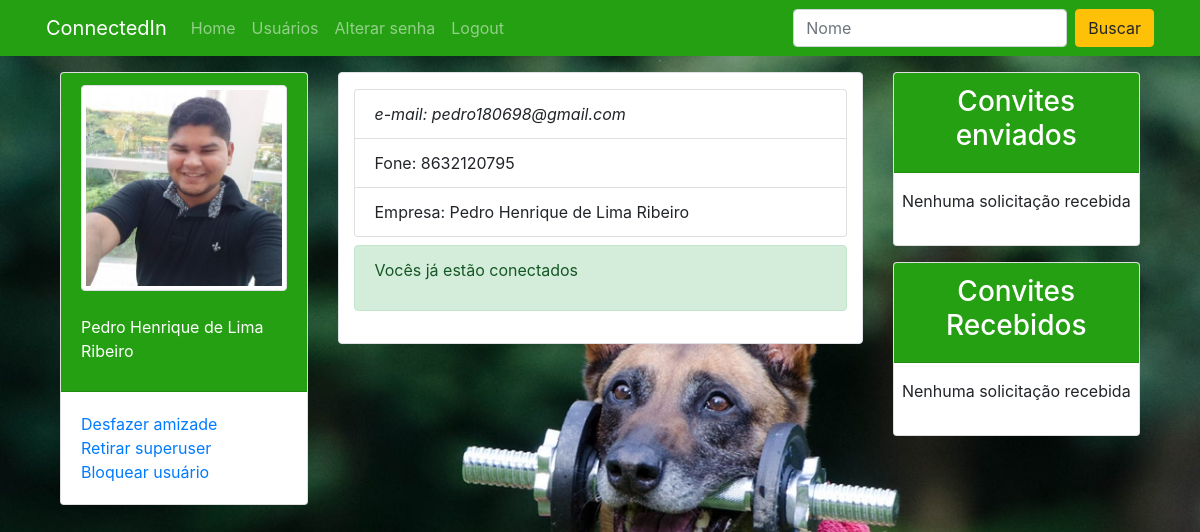
Screenshot of /perfil/19/ (signed in) with the database file from the repository.
### perfis/models.py (models this page shows, shortened)
class Perfil(models.Model):
    nome = models.CharField(max_length=255, null=False)
    telefone = models.CharField(max_length=15, null= False)
    nome_empresa = models.CharField(max_length=255, null=False)
    imagem_perfil = models.ImageField(null=True, blank=True, upload_to='uploads/fotoperfil/')
    imagem_capa = models.ImageField(null=True, blank=True, upload_to='uploads/fotocapa/')
    cor = models.CharField(max_length=10, default='#455A64')
    contatos = models.ManyToManyField('self')
    usuario = models.OneToOneField(User, related_name='perfil', on_delete=models.CASCADE)
    @property
    def email(self):
        return self.usuario.email

### perfis/views.py (the view)
# urls.py: path('perfil/<int:perfil_id>/', views.exibir_perfil, name='exibir'),
@login_required(login_url='login')
def exibir_perfil(request, perfil_id):
    dados = {}
    dados['perfil'] = Perfil.objects.get(id=perfil_id)
    dados['perfil_logado'] = perfil_logado = request.user.perfil
    dados['ja_eh_contato'] = dados['perfil_logado'].contatos.filter(id=dados['perfil'].id)
    dados['timeline'] = dados['perfil'].posts.all()
    return render(request, 'perfil.html', dados)

### perfis/templates/perfil.html (shortened to what this page needs)
{% load static %}
<!DOCTYPE html>
<html lang="pt-br">
<head>
	<link rel="stylesheet" href="https://stackpath.bootstrapcdn.com/bootstrap/4.3.1/css/bootstrap.min.css"
>
	<link rel="stylesheet" href="{% static '/css/estilo.css' %}">
</head>
<body style="{% if perfil.imagem_capa %} background: url('/media/{{ perfil.imagem_capa }}'); {% else %} background: #CFD8DC; {% endif %}
                background-repeat: no-repeat;
                background-size: cover;
                background-position: center;
                background-attachment: fixed;">
	<div class="navbar-dark" style="background: {{ perfil.cor }};">
		<nav class="navbar container navbar-expand-lg">
			<a class="navbar-brand" href="/">ConnectedIn</a>
			<div class="collapse navbar-collapse" id="navbarSupportedContent">
				<ul class="navbar-nav mr-auto">
					<li class="nav-item">
						<a class="nav-link" href="/">Home</a>
					</li>
					<li class="nav-item">
						<a class="nav-link" href="{% url 'buscar_usuario' %}">Usuários</a>
					</li>
					<li class="nav-item">
						<a class="nav-link" href="{% url 'alterar_senha' %}">Alterar senha</a>
					</li>
					<li class="nav-item">
						<a class="nav-link" href="{% url 'deslogar' %}">Logout</a>
					</li>
				</ul>
				<form method="POST" action="{% url 'buscar_usuario' %}" class="form-inline my-2 my-lg-0">
					<input class="form-control mr-sm-2" type="search" name="busca" placeholder="Nome">
					<button class="btn btn-warning my-2 my-sm-0" type="submit">Buscar</button>
				</form>
			</div>
		</nav>
	</div>
	<main class="mx-0 index">
		<div class="row container">
			<section class="col col-sm-12 col-md-3 py-3 opcoes-do-usuario">
				<div class="card">
					<div class="card-header center-center" style="background: {{ perfil.cor }};;" data-toggle="tooltip"
						data-placement="bottom" title="Alterar foto do perfil">
						<img src="{% if perfil.imagem_perfil %} /media/{{ perfil.imagem_perfil }}
                        {% else %} {% static 'media/img/user.png' %} {% endif %}" alt="Usuário" width="100%"
							class="img-fluid img-thumbnail"><br>
						<p class="text-white">{{ perfil.nome }}</p>
					</div>
					<div class="card-body">
						{% if ja_eh_contato %}
							<a href="{% url 'desfazer' perfil.id %}">Desfazer amizade</a><br>
							{% if perfil_logado.usuario.is_superuser %}
								{% if perfil.usuario.is_superuser %}
									<a href="{% url 'retirar_superuser' perfil.id %}">Retirar superuser</a><br>
								{% else %}
									<a href="{% url 'tornar_superuser' perfil.id %}">Tornar superuser</a><br>
								{% endif %}
								{% if perfil.usuario.is_active %}
									<a href="{% url 'bloquear_user' perfil.id %}">Bloquear usuário</a><br>
								{% else %}
									<a href="{% url 'desbloquear_user' perfil.id %}">Desbloquear usuário</a><br>
								{% endif %}
							{% endif %}
						{% else %}
							<a href="{% url 'convidar' perfil.id %}">Convidar</a>
						{% endif %}
					</div>
				</div>
			</section>
			<div class="timeline col col-sm-12 col-md-6 mt-3">
				<div class="container bg-white py-3 border rounded">
					<ul class="list-group mb-2">
						<li class="list-group-item"><em>e-mail: {{ perfil.email }}</em></li>
						<li class="list-group-item">Fone: {{ perfil.telefone }}</li>
						<li class="list-group-item">Empresa: {{ perfil.nome_empresa }}</li>
					</ul>
					{% if ja_eh_contato %}
					<div class="alert alert-success">
						<p> Vocês já estão conectados</p>
					</div>
					{% endif %}
				</div>
			</div>
			<aside class="col col-sm-12 col-md-3 py-3">
				<div class="bg-white card">
					<div class="card-header text-white" style="background: {{ perfil.cor }};;">
						<h3 class="text-center">Convites enviados</h3>
					</div>
					<div class="card-body px-0 py-0">
						{% if perfil_logado.convites_feitos.all %}
						<ul class="list-group">
							<p class="text-center px-1 pt-3">
								você possui {{ perfil_logado.convites_feitos.count }}
								convite{{ perfil_logado.convites_feitos.count|pluralize }}
							</p>
							{% for convite in perfil_logado.convites_feitos.all %}
							<li class="list-group-item text-center">{{ convite.convidado.nome }} <br>
								<a href="{% url 'rejeitar' convite.id %}"
									class="float-center btn btn-danger full-w">cancelar</a></li>
							{% endfor %}
						</ul>
						<a href="#" class="btn btn-light full-w"">Ver todos</a>
                            {% else %}
                            <p class=" px-2 py-3 text-center">Nenhuma solicitação recebida</p>
							{% endif %}
					</div>
				</div>
				<div class="mt-3 card bg-white">
					<div class="card-header text-white" style="background: {{ perfil.cor }};;">
						<h3 class="text-center">Convites Recebidos</h3>
					</div>
					<div class="card-body px-0 py-0">
						{% if perfil_logado.convites_recebidos.all %}
						<ul class="list-group">
							<p class="text-center px-1 pt-3">
								Você possui
								{{ perfil_logado.convites_recebidos.count }}
								convite{{ perfil_logado.convites_recebidos.count|pluralize }}
							</p>
							{% for convite in perfil_logado.convites_recebidos.all %}
							<li class="list-group-item full-w text-center">{{ convite.solicitante.nome }} <br>
								<a href="/perfil/{{ convite.id }}/aceitar"
									class="float-center btn btn-success">Aceitar</a> <a
									href="/perfil/{{ convite.id }}/rejeitar"
									class="float-center btn btn-danger">Rejeitar</a> </li>
							{% endfor %}
						</ul>
						<a href="#" class="btn btn-light full-w">Ver todos</a>
						{% else %}
						<p class="px-2 py-3 text-center">Nenhuma solicitação recebida</p>
						{% endif %}
					</div>
				</div>
			</aside>
		</div>
	</main>
</body>
</html>

### perfis/static/css/estilo.css (style rules this page uses)
html, body { height: 100%; }
main.index { min-height: calc(100% - 56px); display: flex; flex-direction: row; justify-content: center; }
.timeline { height: 100%; }
.opcoes-do-usuario { display: flex; flex-direction: column; justify-content: flex-start; align-items: center; }
.center-center { display: flex; flex-direction: column; justify-content: center; align-items: center; }

### rows the page displays
Perfil: imagem_perfil (picture), nome "Pedro Henrique de Lima Ribeiro", email "pedro180698@gmail.com", telefone "8632120795", nome_empresa "Pedro Henrique de Lima Ribeiro"
